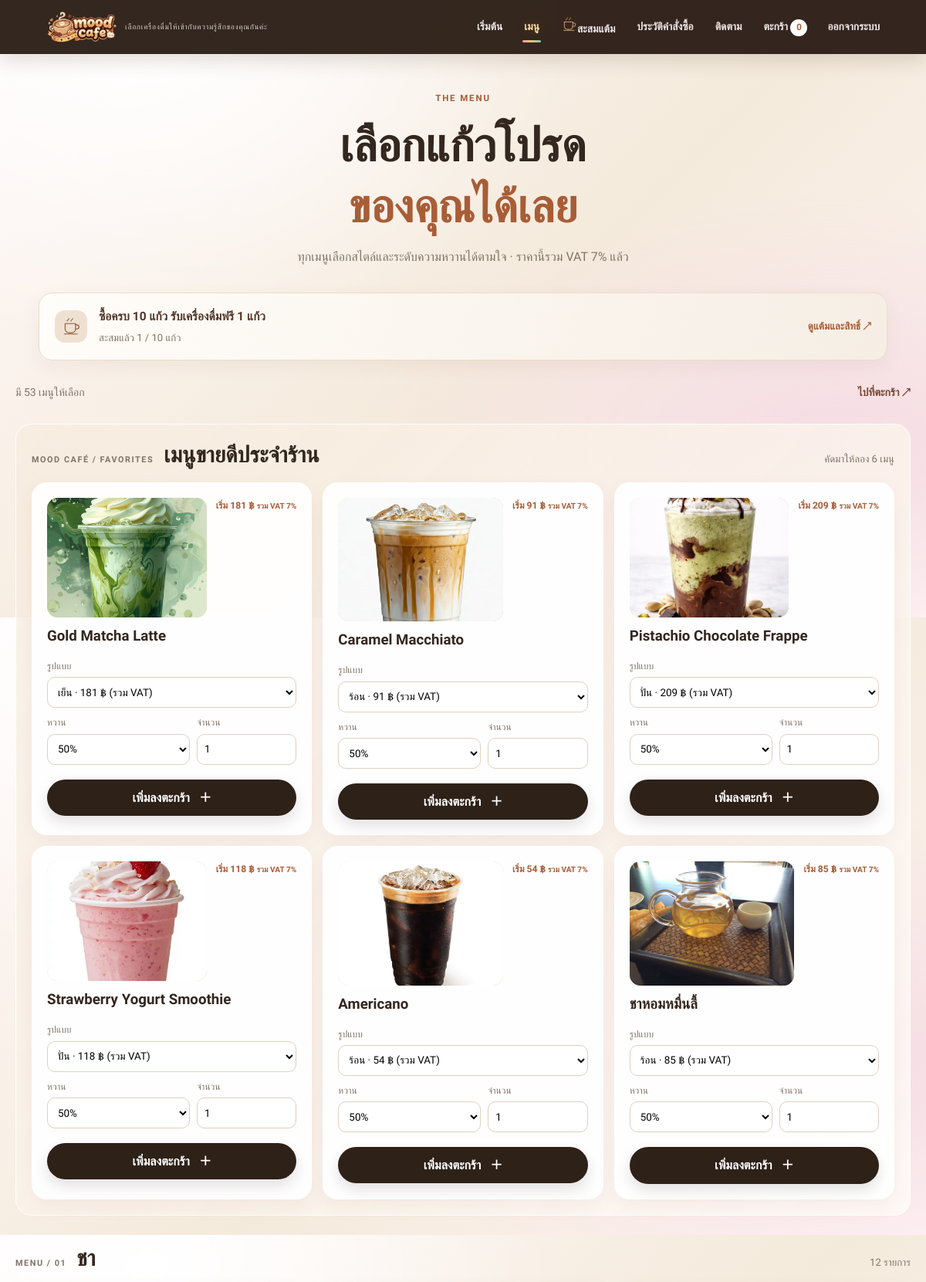
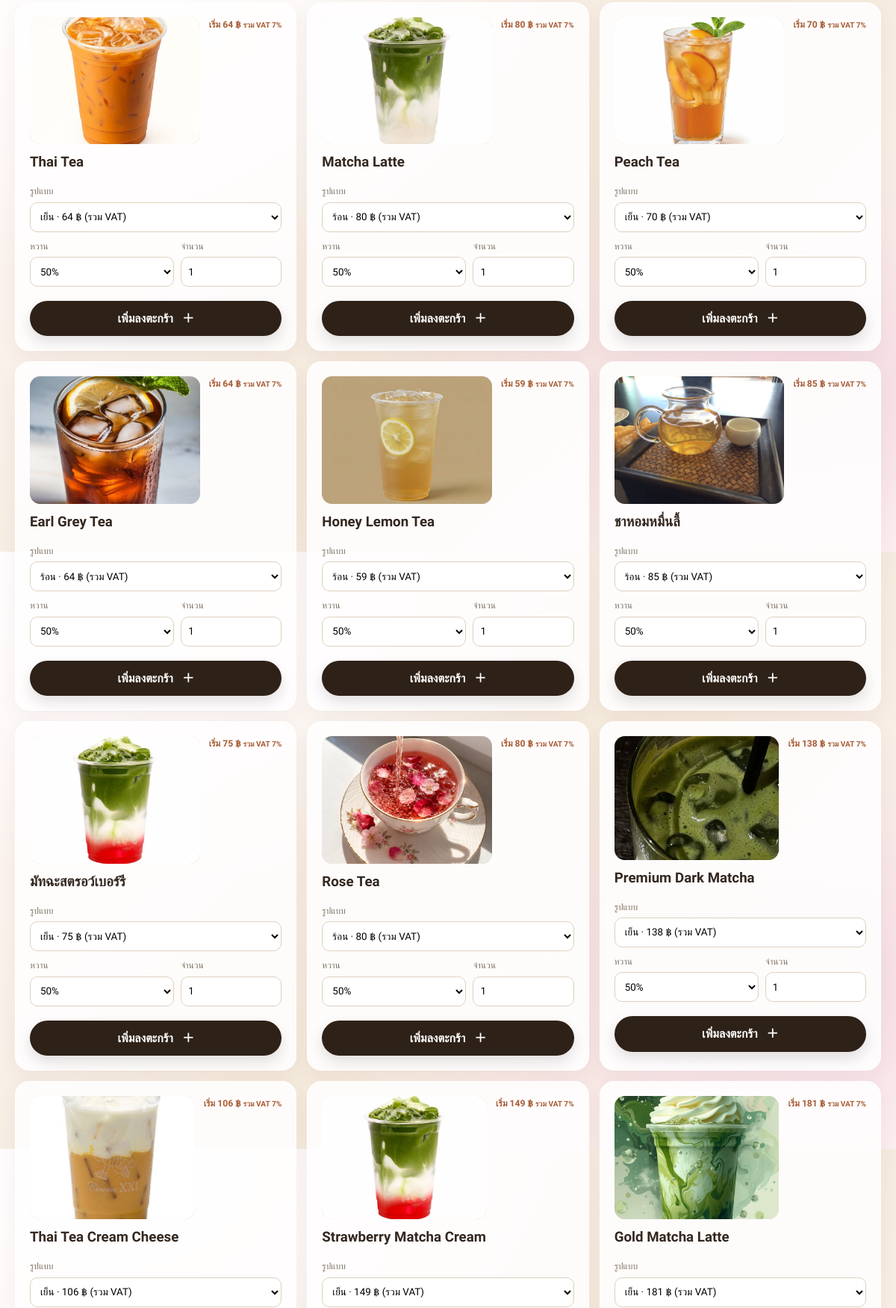
/menu (signed in, upper part), run on the app's committed database (2 pictures, top to bottom).
### tables this page shows
CREATE TABLE menu_items (
                id INTEGER PRIMARY KEY AUTOINCREMENT,
                name TEXT NOT NULL UNIQUE,
                category TEXT NOT NULL,
                emoji TEXT NOT NULL,
                prices_json TEXT NOT NULL,
                moods_json TEXT NOT NULL,
                active INTEGER NOT NULL DEFAULT 1,
                updated_at TEXT
            , image_filename TEXT);

### app.py (the view)
@app.route("/menu")
def menu():
    if not session.get("user_id"):
        return redirect(url_for("home"))
    drinks = get_drinks()
    notify_pending_loyalty_emails(session["user_id"])
    loyalty = get_loyalty_summary(session["user_id"])
    return render_template(
        "menu.html",
        drinks=drinks,
        category_names=CATEGORY_NAMES,
        style_names=STYLE_NAMES,
        bestseller_names=BESTSELLER_MENU_NAMES,
        loyalty=loyalty,
    )

### app.py (called while the page is built)
@app.after_request
def prevent_stale_page_cache(response):
    if response.mimetype == "text/html":
        response.headers["Cache-Control"] = "no-store, no-cache, must-revalidate, max-age=0"
        response.headers["Pragma"] = "no-cache"
    return response

def price_including_vat(price):
    gross = Decimal(str(price)) * (Decimal("1.00") + VAT_RATE)
    return float(gross.quantize(Decimal("1"), rounding=ROUND_HALF_UP))

def format_number_with_commas(value, decimals=None):
    try:
        amount = Decimal(str(value if value is not None else 0))
        if decimals is not None:
            digits = max(0, int(decimals))
            quantum = Decimal("1").scaleb(-digits)
            amount = amount.quantize(quantum, rounding=ROUND_HALF_UP)
            return format(amount, f",.{digits}f")
        rendered = format(amount, ",f")
        return rendered.rstrip("0").rstrip(".") if "." in rendered else rendered
    except (InvalidOperation, ValueError, TypeError, OverflowError):
        return str(value if value is not None else "")

def get_drinks(active_only=True, include_vat=True):
    query = "SELECT * FROM menu_items" + (" WHERE active=1" if active_only else "") + " ORDER BY id"
    with sqlite3.connect(DB_PATH) as conn:
        conn.row_factory = sqlite3.Row
        rows = conn.execute(query).fetchall()
    drinks = []
    for row in rows:
        prices = json.loads(row["prices_json"])
        if include_vat:
            prices = {code: price_including_vat(price) for code, price in prices.items()}
        drinks.append({"id": row["id"], "name": row["name"], "category": row["category"], "emoji": "", "image_key": MENU_IMAGE_KEYS.get(row["name"], "menu-default"), "image_filename": row["image_filename"], "prices": prices, "moods": json.loads(row["moods_json"]), "sweetness_options": SWEETNESS_OPTIONS, "active": row["active"]})
    return drinks

@app.context_processor
def inject_menu_image_keys():
    with sqlite3.connect(DB_PATH) as conn:
        conn.row_factory = sqlite3.Row
        rows = conn.execute("SELECT name, image_filename FROM menu_items WHERE image_filename IS NOT NULL").fetchall()
    image_urls = {row["name"]: url_for("static", filename=f"uploads/menu/{row['image_filename']}") for row in rows}
    return {"menu_image_keys": MENU_IMAGE_KEYS, "menu_image_urls": image_urls, "current_year": datetime.now().year}

### templates/menu.html (shortened to what this page needs)
{% extends 'base.html' %}
{% block content %}
{% macro menu_card(drink, style_names, category_names, menu_image_urls, menu_image_keys) %}
<article class="menu-item">
    <div class="menu-item-top">
        <div class="menu-photo">
            <span class="menu-photo-fallback">{{ category_names.get(drink.category, drink.category) }}</span>
            {% set fallback_image = url_for('static', filename='images/' ~ menu_image_keys.get(drink.name, drink.name) ~ '.jpg', v='menu-set-20261014-userphotos') %}
            <img src="{{ menu_image_urls.get(drink.name) or fallback_image }}" data-fallback="{{ fallback_image }}" alt="{{ drink.name }}" loading="lazy" onerror="if (!this.dataset.fallbackTried) { this.dataset.fallbackTried = '1'; this.src = this.dataset.fallback; } else { this.remove(); }" onload="this.parentElement.classList.add('has-image')">
        </div>
        <span class="price-range">เริ่ม {{ (drink.prices.values()|min)|number(0) }} ฿ <small>รวม VAT 7%</small></span>
    </div>
    <h3>{{ drink.name }}</h3>
    <form action="{{ url_for('add_to_cart') }}" method="post" data-cart-form class="menu-item-form">
        <label>รูปแบบ<select name="style_name">{% for code, style_name in style_names.items() %}{% if code in drink.prices %}<option value="{{ style_name }}">{{ style_name }} · {{ drink.prices[code]|number(0) }} ฿ (รวม VAT)</option>{% endif %}{% endfor %}</select></label>
        <div class="menu-form-row">
            <label>หวาน<select name="sweetness">{% for value in ['0', '25', '50', '75', '100'] %}<option value="{{ value }}" {% if value == '50' %}selected{% endif %}>{{ value }}%</option>{% endfor %}</select></label>
            <label>จำนวน<input type="number" name="quantity" value="1" min="1" max="20"></label>
        </div>
        <button class="button button-dark button-wide" type="submit">เพิ่มลงตะกร้า <span>＋</span></button>
    </form>
</article>
{% endmacro %}
<section class="page-heading compact">
    <p class="eyebrow">THE MENU</p>
    <h1>
        เลือกแก้วโปรด<br>
        <em>ของคุณได้เลย</em>
    </h1>
    <p>ทุกเมนูเลือกสไตล์และระดับความหวานได้ตามใจ · ราคานี้รวม VAT 7% แล้ว</p>
</section>
<aside class="loyalty-summary" aria-label="คะแนนสะสม Mood Café">
    <span class="loyalty-cup-icon" aria-hidden="true"><svg viewBox="0 0 48 48"><path d="M10 17h25v13a9 9 0 0 1-9 9h-7a9 9 0 0 1-9-9V17Z"/><path d="M35 20h3a5 5 0 0 1 0 10h-4M15 11c0-3 4-3 4-6m5 6c0-3 4-3 4-6"/><path d="M8 42h31"/></svg></span>
    <div class="loyalty-summary-copy">
        <strong>ซื้อครบ 10 แก้ว รับเครื่องดื่มฟรี 1 แก้ว</strong>
        <span>สะสมแล้ว {{ loyalty.stamps|number(0) }} / {{ loyalty.needed }} แก้ว{% if loyalty.rewards %} · มีสิทธิ์แลกฟรี {{ loyalty.rewards|number(0) }} ครั้ง (ครั้งละ 1 แก้ว){% endif %}</span>
    </div>
    <a href="{{ url_for('loyalty_rewards') }}">ดูแต้มและสิทธิ์ <span aria-hidden="true">↗</span></a>
</aside>
<div class="menu-toolbar">
    <span>มี {{ drinks|length }} เมนูให้เลือก</span>
    <a class="text-link" href="{{ url_for('view_cart') }}">
        ไปที่ตะกร้า ↗
    </a>
</div>
<section class="menu-category bestseller-section">
    <div class="category-title">
        <span class="category-kicker">MOOD CAFÉ / FAVORITES</span>
        <h2>เมนูขายดีประจำร้าน</h2>
        <span class="category-total">คัดมาให้ลอง {{ bestseller_names|length }} เมนู</span>
    </div>
    <div class="menu-grid">
        {% for name in bestseller_names %}
            {% set featured_drink = drinks|selectattr('name', 'equalto', name)|first %}
            {% if featured_drink %}{{ menu_card(featured_drink, style_names, category_names, menu_image_urls, menu_image_keys) }}{% endif %}
        {% endfor %}
    </div>
</section>
{% for category_code, category_title in category_names.items() %}
    {% set category_drinks = drinks
        | selectattr('category', 'equalto', category_code)
        | list
    %}
    {% if category_drinks %}
    <section class="menu-category">
        <div class="category-title">
            <span class="category-kicker">
                MENU / 0{{ loop.index }}
            </span>
            <h2>{{ category_title }}</h2>
            <span class="category-total">
                {{ category_drinks|length }} รายการ
            </span>
        </div>
        <div class="menu-grid">
            {% for drink in category_drinks %}{{ menu_card(drink, style_names, category_names, menu_image_urls, menu_image_keys) }}{% endfor %}
        </div>
    </section>
    {% endif %}
{% endfor %}
{% endblock %}

### data on the page
menu_items: name (picture), name "Gold Matcha Latte", prices "181", name "Gold Matcha Latte"
menu_items: name (picture), name "Caramel Macchiato"
menu_items: name (picture), name "Pistachio Chocolate Frappe"
menu_items: name (picture), name "Strawberry Yogurt Smoothie"
menu_items: name (picture), name "Americano"
menu_items: name (picture), name "ชาหอมหมื่นลี้", prices "85", name "ชาหอมหมื่นลี้"
menu_items: name (picture), prices "64", name "Thai Tea"
menu_items: name (picture), prices "80", name "Matcha Latte"
menu_items: name (picture), prices "70", name "Peach Tea"
menu_items: name (picture), prices "64", name "Earl Grey Tea"
menu_items: name (picture), prices "59", name "Honey Lemon Tea"
menu_items: name (picture), prices "75", name "มัทฉะสตรอว์เบอร์รี"
menu_items: name (picture), prices "80", name "Rose Tea"
menu_items: name (picture), prices "138", name "Premium Dark Matcha"
menu_items: name (picture), prices "106", name "Thai Tea Cream Cheese"
menu_items: name (picture), prices "149", name "Strawberry Matcha Cream"

### other printed values
{{ 'ออร์เดอร์' if session.get('is_admin') else 'ประวัติคำสั่งซื้อ' }} "ประวัติคำสั่งซื้อ"
{{ site_count|number(0) }} "0"
{{ loyalty.stamps|number(0) }} "1"
{{ loyalty.needed }} "10"
{{ drinks|length }} "53"
{{ bestseller_names|length }} "6"
{{ (drink.prices.values()|min)|number(0) }} "181" "91" "209" "118" "54" "85"
{{ category_title }} "ชา"
{{ category_drinks|length }} "12"
form field style_name "เย็น · 181 ฿ (รวม VAT)"
form field sweetness "50%"
form field style_name "ร้อน · 91 ฿ (รวม VAT)"
form field style_name "ปั่น · 209 ฿ (รวม VAT)"
form field style_name "ปั่น · 118 ฿ (รวม VAT)"
form field style_name "ร้อน · 54 ฿ (รวม VAT)"
